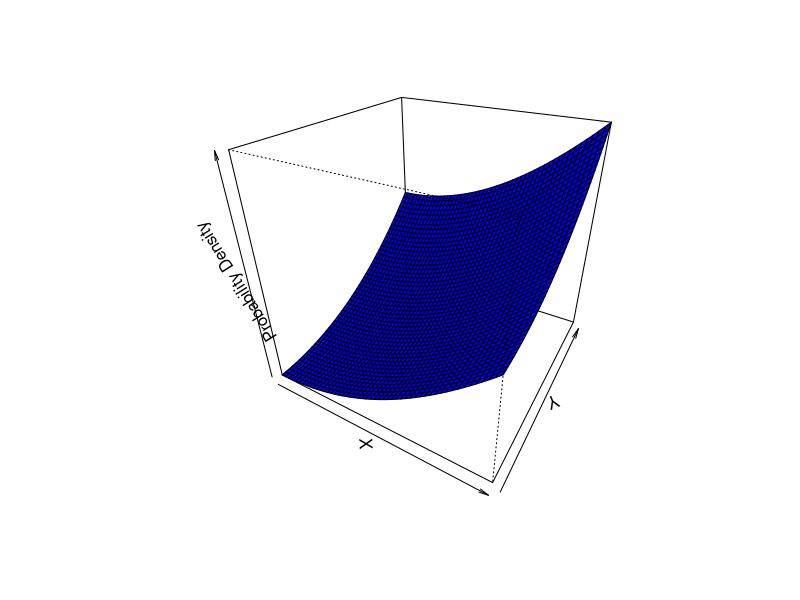

Generate this figure with R:
#Problem I am trying to solve:

#2021-22 Q2(C):

#A service facility operates with two service lines. On a randomly selected day, let
#X be the proportion of time that the first line is in use whereas Y is the proportion of
#time that the second line is in use. Suppose that the joint probability density function
#for (X Y) is
#f(x,y)={3/2(x2+y2) when 0≤x,y≤1, 0 elsewhere}

#1. Compute the probability that neither line is busy more than half the time.
#2. Find the probability that the first line is busy more than 75% of the time.

#For question 1, range of x is from 0 to 0.5

library(pracma) #trying out a new package:)

fn = function(x,y) 3*(x^2+y^2)/2

prob_of_half = integral2(fn ,xmin = 0, xmax = 0.5, ymin = 0, ymax = 0.5)

#turns out, it's a list. prob_of_half[["Q"]] denotes the probability

cat("the probability that neither line is busy more than half the time is ",prob_of_half[["Q"]],"\n")

prob_of_75 = integral2(fn ,xmin = 0.75, xmax = 1, ymin = 0, ymax = 1)

cat("the probability that the first line is busy more than 75% of the time is ",prob_of_75[["Q"]],"\n")

#Let's try plotting this :)

x_values = seq(0,1,length.out = 50)
y_values = seq(0,1,length.out = 50)
z_values = outer(x_values,y_values,fn)

persp(x_values,
      y_values,
      z_values, 
      xlab = "X", ylab = "Y", zlab = "Probability Density",
      theta = 30, phi = 30,
      scale = TRUE,
      col = "blue")